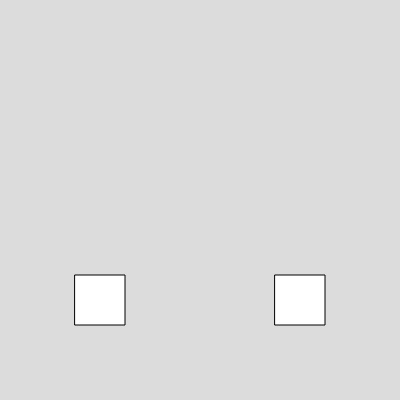
Frame 1 (no input)
Frame 60 (no input): identical to frame 1, image omitted
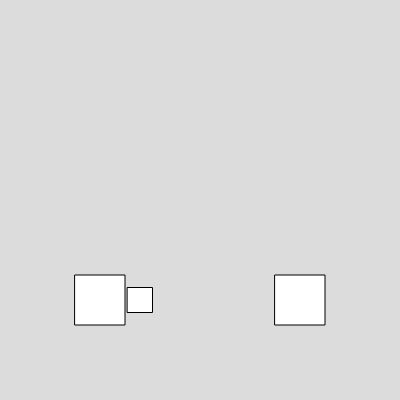
Frame 120 (the mouse pressed at the canvas centre since frame 60)

The p5.js sketch that drew these frames (run headless with seeded random() and noise() and a simulated clock; from frame 60 on, the mouse is pressed at the canvas centre):

// p5.js sketch
// ── sketch.js
let fighter1;
let fighter2;

function setup() {
  createCanvas(400, 400);

  fighter1 = new Fighter1();
  fighter2 = new Fighter2();
}

function draw() {
  background(220);

  fighter1.show();
  fighter1.move();

  fighter2.show();
  fighter2.move();

  fighter1.punch(fighter2);
}

class Fighter1 {
  constructor() {
    this.x = 100;
    this.y = 300;
    this.s = 50;
  }

  show() {
    rectMode(CENTER);
    rect(this.x, this.y, this.s);
  }

  move() {
    if (keyIsDown(LEFT_ARROW)) {
      this.x = this.x - 1;
    }

    if (keyIsDown(RIGHT_ARROW)) {
      this.x = this.x + 1;
    }
  }
  //add collision for punch
  punch(object) {
    let d = dist(this.x + 40, this.y, object.x, object.y);

    //console.log(d); //helps with measuring distance

    if (mouseIsPressed) {
      rect(this.x + 40, this.y, 25);
      if (d < 40 && d > 10) {
        console.log("hit");
      }
    }
  }
}

class Fighter2 {
  constructor() {
    this.x = 300;
    this.y = 300;
    this.s = 50;
  }

  show() {
    rectMode(CENTER);
    rect(this.x, this.y, this.s);
  }

  move() {
    if (keyIsDown(65)) {
      this.x = this.x - 1;
    }

    if (keyIsDown(68)) {
      this.x = this.x + 1;
    }
  }
  //add collision for punch
  punch(object) {
    console.log(d);

    let d = dist(this.x + 40, this.y, object.x, object.y);

    if (mouseIsPressed) {
      rect(this.x + 40, this.y, 25);
    }

    if (d < 25 / 2) {
    }
  }
}
